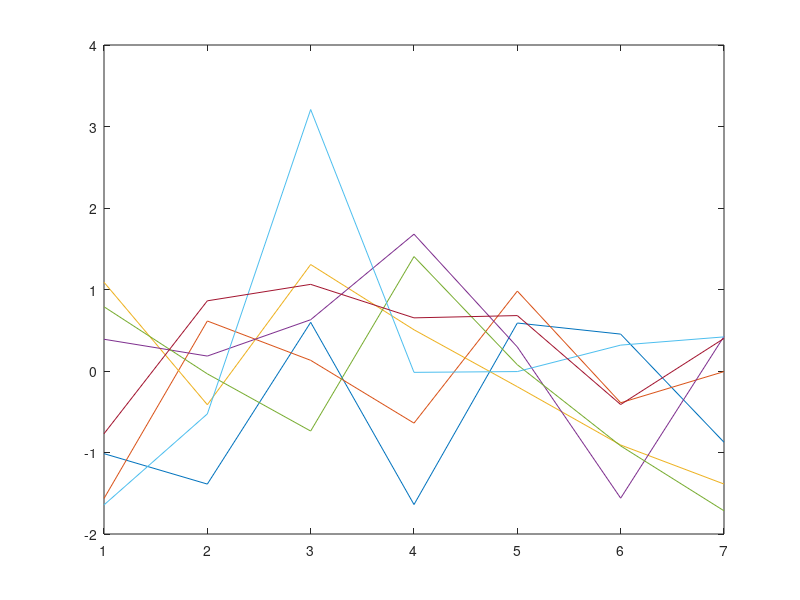

Write MATLAB code to recreate this figure. (Note: this script raises an error after producing the figure.)
clear all; close all; clc
iFig = 0;

% grab colors
h = plot(randn(7));
for i = 1:7; colors(i,:) = h(i).Color; end
close all

%% *** Initialize Plotting Tools ******************************************

% model colors
figure(1);close(1);figure(1);
cc = plot(randn(7));
Mcolors(1 ,:) = cc(1).Color;
Mcolors(2 ,:) = cc(1).Color;
Mcolors(3 ,:) = cc(2).Color;
Mcolors(4 ,:) = cc(3).Color;
Mcolors(5 ,:) = cc(4).Color;
Mcolors(6 ,:) = cc(4).Color;
Mcolors(7 ,:) = cc(5).Color;
Mcolors(8 ,:) = cc(5).Color;
Mcolors(9 ,:) = cc(6).Color;
Mcolors(10,:) = cc(7).Color;
Mcolors(11,:) = cc(7).Color;
Mcolors(12,:) = cc(7).Color;
Mcolors(13,:) = 0.7*[1,1,1];
Mcolors(14,:) = 0.0*[1,1,1];
close(1)

% model markers
Mmarkers = ['v','v','p','s','s','^','^','*','h','o','o','o','+','+'];

% target names
targNames = [{'Qe'},{'Qh'},{'NEE'}];

% stats names
statNames = [   {'Root Mean Squared Error'},
                {'Mean Bias Error'},
                {'Correlation Coefficient (R)'},
                {'Normalizd Mean Absolute Error'},
                {'5th Percetile Discrepancy'},
                {'95th Percentil Discrepancy'},
                {'2nd Moment discrepancy'},
                {'3rd Moment Discrepancy'},
                {'4th Moment Discrepancy'},
                {'Distribution Overlap'},
                {'Normalized Mutual Information'}];
            
% model names
modelNames = [ ...
    {'CABLE.2.0'}
    {'CABLE_2.0_SLI.vxh599_r553'}
    {'CHTESSEL'}
    {'COLASSiB.2.0'}
    {'ISBA_SURFEX_3l.SURFEX7.3'}
    {'ISBA_SURFEX_dif.SURFEX7.3'}
    {'JULES.3.1'}
    {'JULES3.1_altP'}
    {'Mosaic.1'}
    {'Noah.2.7.1'}
    {'Noah.3.2'}
    {'Noah.3.3'}
    %              {'ORCHIDEE.trunk_r1401'}
    %              {'SUMMA.1.0.exp.01.000'}
    %              {'SUMMA.1.0.exp.01.001'}
    %              {'SUMMA.1.0.exp.01.002'}
    %              {'SUMMA.1.0.exp.01.003'}
    %              {'SUMMA.1.0.exp.01.004'}
    %              {'SUMMA.1.0.exp.01.005'}
    %              {'SUMMA.1.0.exp.01.006'}
    %              {'SUMMA.1.0.exp.01.007'}
    %              {'SUMMA.1.0.exp.01.008'}
    %              {'SUMMA.1.0.exp.01.009'}
    {'Manabe_Bucket.2 '}
    {'Penman_Monteith.1'}];

%% *** Load Data **********************************************************

% load local results
fname = './results/stats_local_anns.mat';
load(fname);
localStats = stats; clear stats;

% load global results
fname = './results/stats_global_anns.mat';
load(fname);
globalStats = stats; clear stats;

% count number of stats
statsMark = fieldnames(localStats(1).all.ann);
Nstats = length(statsMark);

% other dimensions
Ny = length(globalStats);
Nmodels = length(globalStats(1).all.model);
Nsites = length(localStats(1).site);

% prepare ann data
annMI = zeros(Ny,2);
for y = 1:Ny
    annMI(y,1) = localStats(y).all.ann.(statsMark{Nstats});
    annMI(y,2) = globalStats(y).all.ann.(statsMark{Nstats});
end % y-loop

% prepare model data
modelMI = zeros(Ny,Nmodels);
for y = 1:Ny
    for m = 1:Nmodels
        modelMI(y,m) = globalStats(y).all.model(m).(statsMark{Nstats});
    end
end % y-loop

%% *** Calculate Missing Info Fractions ***********************************

% info missing from models
Um = repmat(annMI(:,1),[1,Nmodels]) - modelMI;

% info missing from forcings (bounded)
Ud = 1 - repmat(annMI(:,1),[1,Nmodels]);

% total missing info
Ut = 1 - modelMI;

% fractions
Umf = Um./Ut;
Udf = Ud./Ut;

% screen report
fprintf('--- Fraction of Unexplained Entropy due to Data Error ----------\n');
disp([min(Udf')',max(Udf')'])
fprintf('--- Fraction of Unexplained Entropy due to Model Error ---------\n');
disp([min(Umf')',max(Umf')'])

% HILF 
HILF = (annMI(:,1)-annMI(:,2))./annMI(:,1)

%% *** Plot All Benchmark Results *****************************************

% set up figure
iFig = iFig+1; figure(iFig); close(iFig); figure(iFig);
set(gcf,'color','w');
set(gcf,'position',[2121         821          824         433]);

% plot ann data
b = bar(annMI); hold on;
b(1).FaceColor = 0.8*ones(3,1);
b(2).FaceColor = 0.3*ones(3,1);

% plot model data
for m = 1:Nmodels
    plot((1:3)-0.125,modelMI(:,m),'--',...
        'linewidth',1,...
        'markersize',10,...
        'marker',Mmarkers(m));
end

% aesthetics
set(gca,'fontsize',22);
grid on

% labels
ylabel('Norm. Mutual Info','fontsize',24);
set(gca,'xticklabel',targNames);
leg = legend([{'Local Benchmark'};{'Global Benchmark'};modelNames],'location','se');
leg.FontSize = 9;
    
% save figure
figure(iFig);
set(gcf,'PaperPositionMode','auto')
saveas(gcf,'figures/Figure 2 - Benchmark Results.png');

%% *** Make Plumber-Type Plots ********************************************

% % stats gorupings used by Best et al. (2015)
% I1 = [2,3,4,7];
% I2 = [5,6];
% I3 = [8,9,10];
% 
% % stats ratios plotting nonsense
% updn = [-1,-1,1,-1,-1,-1,0,-1,-1,1,1];
% 
% % calculate rankings
% stat = zeros(4,Nsites,Nmodels-2,Ny,Nstats)/0;
% rank = zeros(4,Nsites,Nmodels-2,Ny,Nstats)/0;
% group = zeros(4,Ny,Nmodels,3);
% for m = 1:Nmodels-2
%     for y = 1:Ny
%         for s = 1:Nstats
%             for i = 1:Nsites
%                 
%                 % concatenate stats
%                 stat(:,i,m,y,s)  = [globalStats(y).site(i).ann.(statsMark{s}),...
%                     globalStats(y).site(i).model(m).(statsMark{s}),...
%                     globalStats(y).site(i).model(Nmodels-1).(statsMark{s}),...
%                     globalStats(y).site(i).model(Nmodels).(statsMark{s})];
%                 
%                 if updn(s) ~= 0
%                     stat(:,i,m,y,s) = -updn(s)*stat(:,i,m,y,s);
%                 else
%                     stat(:,i,m,y,s) = abs(stat(:,i,m,y,s));
%                 end
%                 
%                 % calculate ranks
%                 [~,rank(:,i,m,y,s)] = sort(stat(:,i,m,y,s));
%             end % i-loop
%         end % s-loop
%         
%         % average rankings
%         for r = 1:4
%             a = squeeze(rank(r,:,m,y,I1)); group(r,y,m,1) = mean(a(:));
%             a = squeeze(rank(r,:,m,y,I2)); group(r,y,m,2) = mean(a(:));
%             a = squeeze(rank(r,:,m,y,I3)); group(r,y,m,3) = mean(a(:));
%         end % r-loop
%         
%     end % y-loop
% end % m-loop
% 
% % remove where models don't predict NEE
% group(3:4,3,:,:) = 0/0;
% group(1:2,[3:6,8:12],:,:) = 0/0;
% 
% % plot
% for s = 1:Nstats
%     
%     % set up figure
%     iFig = iFig+1; figure(iFig); close(iFig); figure(iFig);
%     set(gcf,'color','w');
%     set(gcf,'position',[2024         131        1154        1246]);
%     
%     for y = 1:Ny-1
%         
%         % subplot
%         subplot(Ny-1,1,y);
%         
%         % plot
% %         bar(squeeze(group(:,y,1:Nmodels-2,g))')
%         bar(squeeze(mean(rank(:,:,1:Nmodels-2,y,s),2))');
%         
%         % labels
%         set(gca,'fontsize',16);
%         ylabel('Average Rank','fontsize',20);
%         title(strcat(statNames{s},' -- ',targNames{y}),'fontsize',20);
%         set(gca,'xticklabel',modelNames);
%         xtickangle(gca,60)
%         
%     end %y-loop
% end % g-loop

%% *** END PROGRAM ********************************************************